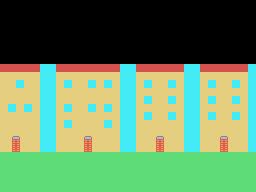

This game map was drawn from its Tiled (.tmx) file and the tilesets committed beside it. A one-line description and the full map source follow:
An orthogonal 32x24 tile map with 8x8 px tiles, 1 tile layer (Capa de patrones 1).

<map version="1.2" tiledversion="2019.12.11" orientation="orthogonal" renderorder="right-down" compressionlevel="0" width="32" height="24" tilewidth="8" tileheight="8" infinite="0" nextlayerid="2" nextobjectid="1">
 <tileset firstgid="1" source="tileset.tsx" />
 <layer id="1" name="Capa de patrones 1" width="32" height="24">
  <data encoding="csv">
0,0,0,0,0,0,0,0,0,0,0,0,0,0,0,0,0,0,0,0,0,0,0,0,0,0,0,0,0,0,0,0,
0,0,0,0,0,0,0,0,0,0,0,0,0,0,0,0,0,0,0,0,0,0,0,0,0,0,0,0,0,0,0,0,
0,0,0,0,0,0,0,0,0,0,0,0,0,0,0,0,0,0,0,0,0,0,0,0,0,0,0,0,0,0,0,0,
0,0,0,0,0,0,0,0,0,0,0,0,0,0,0,0,0,0,0,0,0,0,0,0,0,0,0,0,0,0,0,0,
0,0,0,0,0,0,0,0,0,0,0,0,0,0,0,0,0,0,0,0,0,0,0,0,0,0,0,0,0,0,0,0,
0,0,0,0,0,0,0,0,0,0,0,0,0,0,0,0,0,0,0,0,0,0,0,0,0,0,0,0,0,0,0,0,
0,0,0,0,0,0,0,0,0,0,0,0,0,0,0,0,0,0,0,0,0,0,0,0,0,0,0,0,0,0,0,0,
0,0,0,0,0,0,0,0,0,0,0,0,0,0,0,0,0,0,0,0,0,0,0,0,0,0,0,0,0,0,0,0,
112,112,112,113,114,86,87,112,112,112,112,112,112,113,114,86,87,112,112,112,112,113,114,86,87,112,112,112,112,113,114,86,
5,37,37,5,6,86,87,5,6,38,5,37,38,38,6,86,87,5,6,5,6,6,6,86,87,5,5,5,6,5,6,86,
5,37,13,5,6,86,87,5,13,38,37,13,37,13,6,86,87,5,13,5,6,13,6,86,87,37,13,5,38,13,6,86,
5,37,38,5,6,86,87,5,6,38,37,38,38,5,6,86,87,5,6,5,6,38,6,86,87,37,5,5,38,5,6,86,
5,37,38,5,6,86,87,5,5,6,37,37,38,5,6,86,87,5,13,5,6,13,6,86,87,37,13,37,38,13,6,86,
37,13,38,13,6,86,87,37,13,6,37,13,38,13,6,86,87,5,6,5,6,38,38,86,87,37,5,37,38,38,6,86,
37,38,38,5,6,86,87,5,6,6,37,37,38,6,38,86,87,5,13,6,6,13,38,86,87,37,13,6,37,13,6,86,
37,38,38,5,5,87,87,37,13,6,37,38,5,13,6,86,87,5,37,38,38,38,38,86,87,37,5,6,37,38,6,86,
5,6,6,6,5,87,119,37,38,5,5,5,6,6,6,86,87,5,5,5,5,6,38,86,87,37,5,6,6,6,6,118,
5,135,136,38,5,86,87,37,38,5,135,136,6,38,38,86,87,37,5,135,136,6,6,86,87,37,5,135,136,6,6,86,
5,167,168,6,5,86,87,5,5,5,167,168,6,6,6,86,87,5,5,167,168,6,6,86,87,37,37,167,168,38,38,118,
28,28,28,28,28,28,28,28,28,28,28,28,28,28,28,28,28,28,28,28,28,28,28,28,28,28,28,27,27,27,27,28,
60,60,60,60,60,60,60,60,60,60,60,60,60,60,60,60,60,60,60,60,60,60,60,60,60,60,60,59,59,59,59,60,
59,59,27,28,28,28,28,28,28,28,28,28,28,28,59,59,59,59,59,59,60,59,59,59,59,59,59,59,59,59,27,28,
27,27,27,27,27,27,27,27,27,27,27,27,27,27,59,60,60,28,28,28,28,28,28,28,28,28,28,28,28,28,28,28,
59,59,59,59,59,59,59,59,59,59,59,59,59,59,59,59,60,60,60,60,60,60,60,60,60,60,60,60,60,60,60,60
</data>
 </layer>
</map>
